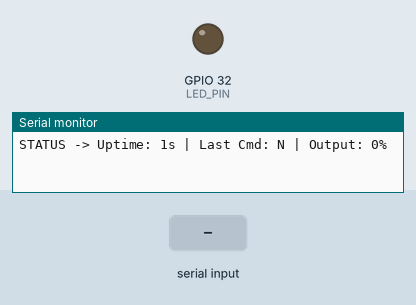
Bench run of a sketch on a simulated ESP32. Shown: output pins drawn as LEDs (lit = HIGH), the last lines printed to the serial monitor. Dashed ring = blinking. Inputs (shaded band) come from the test bench.

Above: at 1.2 s.
1.3 s: "PING\n" received over Serial
At 1.9 s:
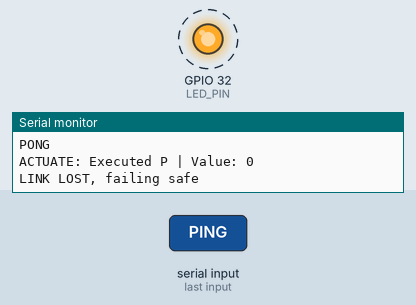
4.3 s: "THROTTLE 90\n" received over Serial
At 4.7 s:
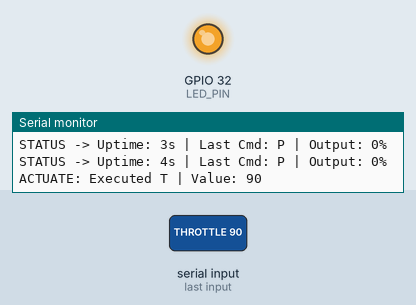
Timing chart, 0 to 16.3 s (numbered marks = the images above; inputs shaded):
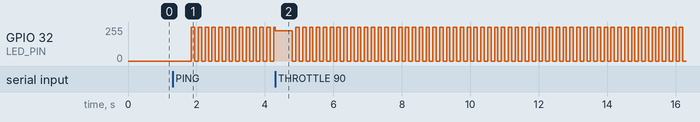

Measured:
- after the input at 1.3 s, GPIO 32 (LED_PIN): alternates 255/255 for 0.10 s and 0/255 for 0.10 s, starting after 0.55 s

The sketch:

CURET_FIRMWARE_TASK.ino
```cpp
#include <Arduino.h>

#define LED_PIN 32
#define BAUD_RATE 115200

typedef struct {
  char type;
  int16_t value;
  uint32_t timestamp_ms;
} Command_t;

QueueHandle_t commandQueue;

volatile uint32_t last_valid_command_ms = 0;
uint8_t current_output_state = 0;
char last_cmd_type = 'N';
bool fail_safe_active = false;

void Actuator_SetOutput(uint8_t percent) {
  uint32_t duty = (percent * 255) / 100;
  ledcWrite(LED_PIN, duty);
  current_output_state = percent;
}

void UART_Println(const char *msg) {
  Serial.println(msg);
}

void Task_CommandRX(void *pvParameters) {
  String inputBuffer = "";
  for (;;) {
    while (Serial.available() > 0) {
      char c = Serial.read();
      if (c == '\n' || c == '\r') {
        if (inputBuffer.length() > 0) {
          inputBuffer.trim();

          Command_t cmd;
          cmd.timestamp_ms = millis();
          bool valid = false;

          if (inputBuffer.equals("PING")) {
            cmd.type = 'P'; cmd.value = 0; valid = true;
            UART_Println("PONG");
          } else if (inputBuffer.startsWith("THROTTLE ")) {
            cmd.type = 'T'; cmd.value = inputBuffer.substring(9).toInt(); valid = true;
          } else if (inputBuffer.startsWith("STEER ")) {
            cmd.type = 'S'; cmd.value = inputBuffer.substring(6).toInt(); valid = true;
          } else if (inputBuffer.startsWith("BRAKE ")) {
            cmd.type = 'B'; cmd.value = inputBuffer.substring(6).toInt(); valid = true;
          }

          if (valid) {
            last_valid_command_ms = millis();
            last_cmd_type = cmd.type;

            if (fail_safe_active) {
              fail_safe_active = false;
            }

            if (cmd.type == 'B') {
              xQueueSendToFront(commandQueue, &cmd, portMAX_DELAY);
            } else {
              xQueueSendToBack(commandQueue, &cmd, portMAX_DELAY);
            }
          } else {
            UART_Println("LOG: Malformed command ignored.");
          }
          inputBuffer = "";
        }
      } else {
        inputBuffer += c;
      }
    }
    vTaskDelay(pdMS_TO_TICKS(5));
  }
}

void Task_Actuate(void *pvParameters) {
  Command_t rxCmd;
  for (;;) {
    if (xQueueReceive(commandQueue, &rxCmd, portMAX_DELAY) == pdPASS) {

      if (rxCmd.type == 'B' && rxCmd.value > 0) {
        Actuator_SetOutput(0);
        xQueueReset(commandQueue);
      }
      else if (rxCmd.type == 'T' && !fail_safe_active) {
        Actuator_SetOutput(rxCmd.value);
      }

      if (!fail_safe_active) {
        Serial.print("ACTUATE: Executed ");
        Serial.print(rxCmd.type);
        Serial.print(" | Value: ");
        Serial.println(rxCmd.value);
      }
    }
  }
}

void Task_Watchdog(void *pvParameters) {
  bool blink_state = false;
  for (;;) {
    if ((millis() - last_valid_command_ms > 500) && last_valid_command_ms != 0) {
      if (!fail_safe_active) {
        fail_safe_active = true;
        UART_Println("LINK LOST, failing safe");
      }

      blink_state = !blink_state;
      ledcWrite(LED_PIN, blink_state ? 255 : 0);

      vTaskDelay(pdMS_TO_TICKS(100));
    } else {
      vTaskDelay(pdMS_TO_TICKS(50));
    }
  }
}

void Task_Status(void *pvParameters) {
  for (;;) {
    vTaskDelay(pdMS_TO_TICKS(1000));
    Serial.print("STATUS -> Uptime: ");
    Serial.print(millis() / 1000);
    Serial.print("s | Last Cmd: ");
    Serial.print(last_cmd_type);
    Serial.print(" | Output: ");
    Serial.print(current_output_state);
    Serial.println("%");
  }
}

void setup() {
  Serial.begin(BAUD_RATE);

  ledcAttach(LED_PIN, 5000, 8);
  Actuator_SetOutput(0);

  commandQueue = xQueueCreate(10, sizeof(Command_t));

  xTaskCreate(Task_CommandRX, "RX",   2048, NULL, 4, NULL);
  xTaskCreate(Task_Actuate,   "ACT",  2048, NULL, 3, NULL);
  xTaskCreate(Task_Watchdog,  "WDG",  1024, NULL, 2, NULL);
  xTaskCreate(Task_Status,    "STAT", 1024, NULL, 1, NULL);
}

void loop() {
  vTaskDelete(NULL);
}
```
